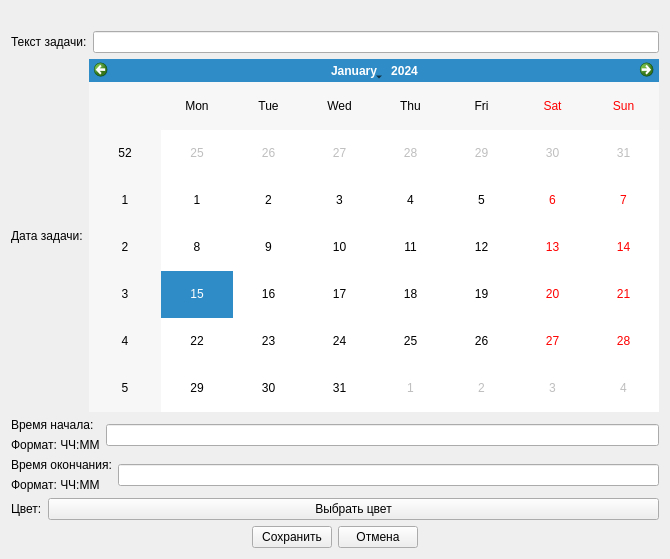
<?xml version="1.0" encoding="UTF-8"?>
<ui version="4.0">
 <class>Adding_ordinary_task</class>
 <widget class="QWidget" name="Adding_ordinary_task">
  <property name="geometry">
   <rect>
    <x>0</x>
    <y>0</y>
    <width>670</width>
    <height>559</height>
   </rect>
  </property>
  <property name="windowTitle">
   <string>Form</string>
  </property>
  <layout class="QVBoxLayout" name="verticalLayout_4">
   <item>
    <widget class="QLabel" name="error_text">
     <property name="sizePolicy">
      <sizepolicy hsizetype="Preferred" vsizetype="Fixed">
       <horstretch>0</horstretch>
       <verstretch>0</verstretch>
      </sizepolicy>
     </property>
     <property name="text">
      <string/>
     </property>
    </widget>
   </item>
   <item>
    <layout class="QVBoxLayout" name="verticalLayout_3">
     <item>
      <layout class="QHBoxLayout" name="horizontalLayout">
       <item>
        <widget class="QLabel" name="label">
         <property name="text">
          <string>Текст задачи:</string>
         </property>
        </widget>
       </item>
       <item>
        <widget class="QLineEdit" name="text_of_the_task">
         <property name="sizePolicy">
          <sizepolicy hsizetype="Expanding" vsizetype="Preferred">
           <horstretch>0</horstretch>
           <verstretch>0</verstretch>
          </sizepolicy>
         </property>
        </widget>
       </item>
      </layout>
     </item>
     <item>
      <layout class="QHBoxLayout" name="horizontalLayout_2">
       <item>
        <widget class="QLabel" name="label_6">
         <property name="text">
          <string>Дата задачи:</string>
         </property>
        </widget>
       </item>
       <item>
        <widget class="QCalendarWidget" name="calendarWidget"/>
       </item>
      </layout>
     </item>
     <item>
      <layout class="QHBoxLayout" name="horizontalLayout_3">
       <item>
        <layout class="QVBoxLayout" name="verticalLayout">
         <item>
          <widget class="QLabel" name="label_2">
           <property name="text">
            <string>Время начала:</string>
           </property>
          </widget>
         </item>
         <item>
          <widget class="QLabel" name="label_4">
           <property name="text">
            <string>Формат: ЧЧ:ММ</string>
           </property>
          </widget>
         </item>
        </layout>
       </item>
       <item>
        <widget class="QLineEdit" name="start_time"/>
       </item>
      </layout>
     </item>
     <item>
      <layout class="QHBoxLayout" name="horizontalLayout_4">
       <item>
        <layout class="QVBoxLayout" name="verticalLayout_2">
         <item>
          <widget class="QLabel" name="label_3">
           <property name="text">
            <string>Время окончания:</string>
           </property>
          </widget>
         </item>
         <item>
          <widget class="QLabel" name="label_5">
           <property name="text">
            <string>Формат: ЧЧ:ММ</string>
           </property>
          </widget>
         </item>
        </layout>
       </item>
       <item>
        <widget class="QLineEdit" name="end_time"/>
       </item>
      </layout>
     </item>
     <item>
      <layout class="QHBoxLayout" name="horizontalLayout_5">
       <item>
        <widget class="QLabel" name="label_8">
         <property name="sizePolicy">
          <sizepolicy hsizetype="Preferred" vsizetype="Minimum">
           <horstretch>0</horstretch>
           <verstretch>0</verstretch>
          </sizepolicy>
         </property>
         <property name="text">
          <string>Цвет:</string>
         </property>
        </widget>
       </item>
       <item>
        <widget class="QPushButton" name="choose_a_color">
         <property name="sizePolicy">
          <sizepolicy hsizetype="Expanding" vsizetype="Fixed">
           <horstretch>0</horstretch>
           <verstretch>0</verstretch>
          </sizepolicy>
         </property>
         <property name="text">
          <string>Выбрать цвет</string>
         </property>
        </widget>
       </item>
      </layout>
     </item>
     <item>
      <layout class="QHBoxLayout" name="horizontalLayout_7">
       <item>
        <spacer name="horizontalSpacer">
         <property name="orientation">
          <enum>Qt::Horizontal</enum>
         </property>
         <property name="sizeHint" stdset="0">
          <size>
           <width>40</width>
           <height>20</height>
          </size>
         </property>
        </spacer>
       </item>
       <item>
        <widget class="QPushButton" name="save_button">
         <property name="enabled">
          <bool>true</bool>
         </property>
         <property name="sizePolicy">
          <sizepolicy hsizetype="Fixed" vsizetype="Fixed">
           <horstretch>0</horstretch>
           <verstretch>0</verstretch>
          </sizepolicy>
         </property>
         <property name="layoutDirection">
          <enum>Qt::LeftToRight</enum>
         </property>
         <property name="autoFillBackground">
          <bool>false</bool>
         </property>
         <property name="text">
          <string>Сохранить</string>
         </property>
         <property name="autoDefault">
          <bool>false</bool>
         </property>
        </widget>
       </item>
       <item>
        <widget class="QPushButton" name="cancel_button">
         <property name="sizePolicy">
          <sizepolicy hsizetype="Fixed" vsizetype="Fixed">
           <horstretch>0</horstretch>
           <verstretch>0</verstretch>
          </sizepolicy>
         </property>
         <property name="text">
          <string>Отмена</string>
         </property>
        </widget>
       </item>
       <item>
        <spacer name="horizontalSpacer_2">
         <property name="orientation">
          <enum>Qt::Horizontal</enum>
         </property>
         <property name="sizeHint" stdset="0">
          <size>
           <width>40</width>
           <height>20</height>
          </size>
         </property>
        </spacer>
       </item>
      </layout>
     </item>
    </layout>
   </item>
  </layout>
 </widget>
 <resources/>
 <connections/>
</ui>
